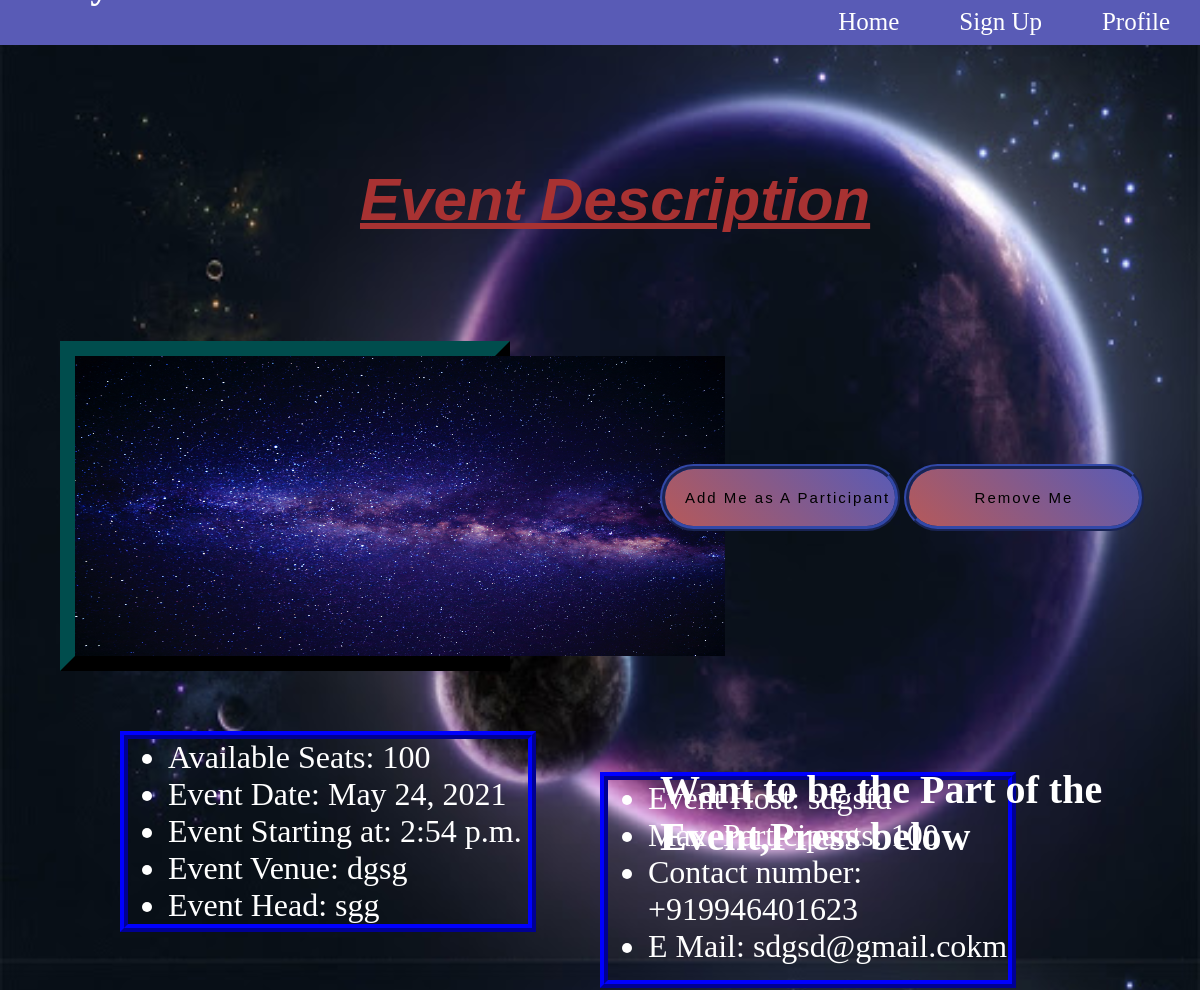
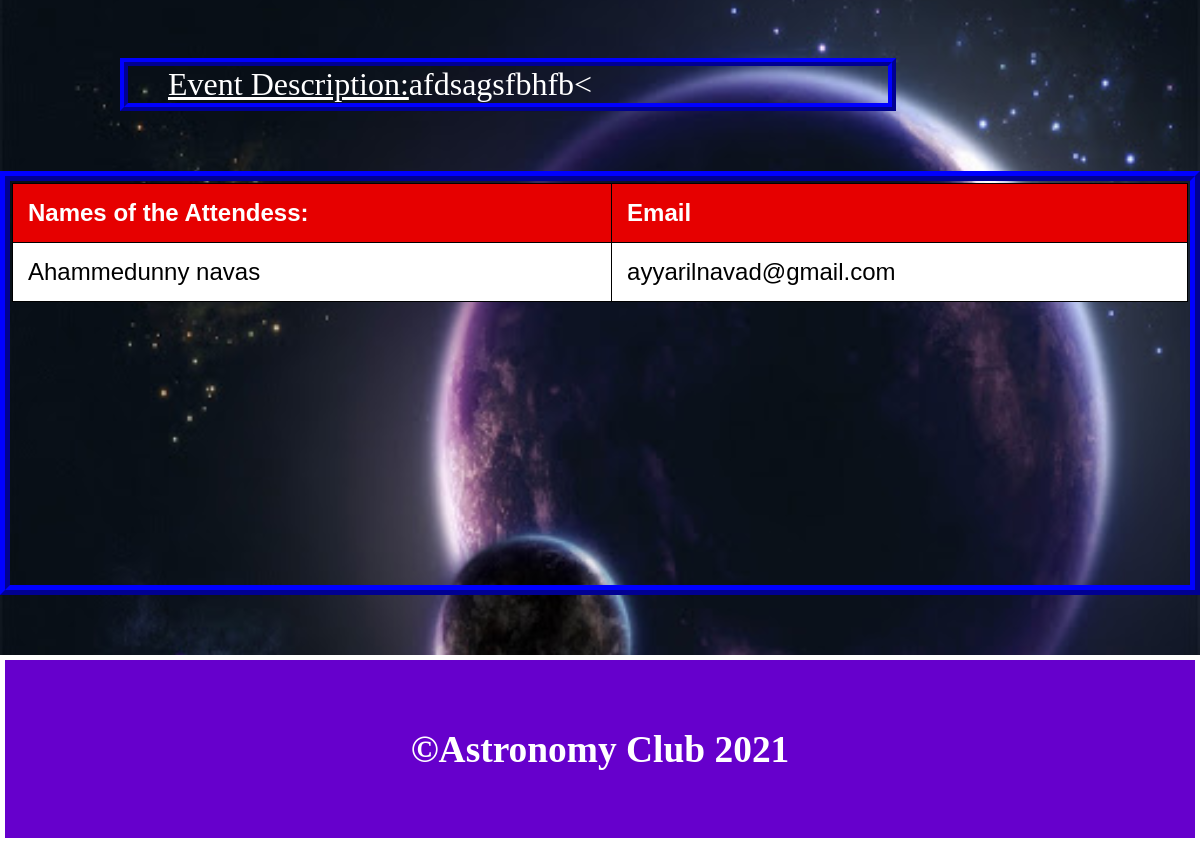
The page /event-model/6/ on the database its author committed (2 pictures, top to bottom).
### student/models.py (models this page shows, shortened)
class EventModel(models.Model):
    created_person=models.ForeignKey(settings.AUTH_USER_MODEL,on_delete=models.CASCADE,null=True)
    title=models.CharField(max_length=30)
    event_description=models.TextField()
    event_time=models.TimeField()
    event_date = models.DateField(null=True)
    total_seats=models.IntegerField()
    available_seats=models.IntegerField()
    event_venue=models.CharField(max_length=15)
    event_head=models.CharField(max_length=30,blank=True,null=True)
    contact_email=models.EmailField(blank=True,null=True)
    contact_number=PhoneField(blank=True,null=True)
    event_hosted_by=models.CharField(max_length=30,blank=True,null=True)
    event_image=models.ImageField()
    approve_admin=models.BooleanField(default=True)
    def get_add_to_cart_url(self):
        return reverse("add-to-cart",kwargs={"id":self.id})
    def get_remove_from_cart_url(self):
        return reverse("remove-from-cart",kwargs={"id":self.id})

class OrderEvent(models.Model):
    user=models.ForeignKey(settings.AUTH_USER_MODEL,on_delete=models.CASCADE)
    events=models.ForeignKey(EventModel,on_delete=models.CASCADE)
    booked=models.BooleanField(default=False)

### student/views.py (the view)
# urls.py: path('event-model/<int:id>/',DefineView,name='model-define'),
def DefineView(request,id):
    event=get_object_or_404(EventModel,id=id)
    items=OrderEvent.objects.filter(events=event,booked=True)
    context={
        'event':event,
        'items':items
    }
    return render (request,"event_description.html",context)

### student/templates/event_description.html (shortened to what this page needs)
{% load static %}
<html lang="en">
<head>
    <link rel="stylesheet" href="{% static 'css/event.css' %}">
</head>
<body >
    <h1 class="first">Astronomy Club</h1>
    <nav class="nav_bar">
      <ul class="nav">
        <li class="nav1"><a href="/profile">Profile</a></li>
        <li class="nav1"><a href="/register">Sign Up</a></li>
        <li class="nav1"><a href="/home">Home</a></li>
      </ul>
    </nav>
    <h1><u><i>Event Description</i></u></h1>
    <div class="button">
        {% if event.available_seats > 0 %}
        <a href="{{ event.get_add_to_cart_url }}"><input type="submit" value="Add Me as A Participant"></a>
        <a href="{{ event.get_remove_from_cart_url }}"><input type="submit" value="Remove Me" class="button_2"></a>
        {% else %}
        <input type="submit" value="HOUSE FUL !!!" class="button_2"></a>
        {% endif %}
    </div>
    <div class="image">
        <img src="{{ event.event_image.url }}" alt="Picture"  width="650px" height="300px">
    </div>
    <h2>Want to be the Part of the Event,Press below</h2>
            <div class="details">
                <ul id="list1">
                    {% if event.available_seats > 0 %}
                    <li>Available Seats: <p> {{ event.available_seats }} </p></li>
                    {% else %}
                    <li>Available Seats: <p>No Seats Available </p></li>
                    {% endif %}
                    <li>Event Date: <p> {{ event.event_date }} </p></li>
                    <li>Event Starting at: <p> {{ event.event_time }} </p></li>
                    <li>Event Venue: <p> {{ event.event_venue }}</p></li>
                    <li>Event Head: <p>  {{ event.event_head }} </p></li>
                </ul>
                <ul id="list2">
                    <li>Event Host: <p>  {{ event.event_hosted_by }} </p></li>
                    <li>Max. Participants: <p> {{ event.total_seats }} </p></li>
                    <li>Contact number: <p>{{ event.contact_number }} </p></li>
                    <li>E Mail: <p> {{ event.contact_email }} </p></li>
                </ul>
                <ul id="list3">
                    <li><u>Event Description:</u><p>{{ event.event_description }}</p><</li>
                </ul>
            </div>
            <div class="list">
                <table>
                    <tr><th>Names of the Attendess:</th>
                    <th>Email</th></tr>
                    {% for user in items %}
                    <tr><td>{{ user.user.first_name }} {{user.user.last_name }}</td>
                    <td>{{ user.user.email }}</td></tr>
                    {% endfor %}
                </table>
            </div>
            <footer>
                <h3>&copy;Astronomy Club 2021</h3>
            </footer>
</body>
</html>

### static/css/event.css (style rules this page uses)
body { background: url('../img/bg.jpg'); background-size: cover; margin: 0; padding: 0; }
h1 { margin-top: 10%; margin-left: 30%; font-family:'Gill Sans', 'Gill Sans MT', Calibri, 'Trebuchet MS', sans-serif; font-size: 60px; color: #a83232; }
h2 { margin-left: 55%; color: #fff; position: absolute; top: 40%; font-size: 40px; }
.image { border: 15px outset #004d4d; width: 35%; margin-left: 5%; }
p { display: inline; }
#list1 { margin-top: 5%; margin-left: 10%; font-size: xx-large; border: 8px ridge #0000e6; width: 30%; color: #fff; }
#list2 { font-size: xx-large; margin-left: 50%; margin-top: -16%; border: 8px ridge #0000e6; width: 30%; height: 25%; color: #fff; }
#list3 { font-size: xx-large; margin-top: 5%; list-style-type: none; margin-left: 10%; border: 8px ridge #0000e6; width: 60%; color: #fff; }
table { width:100%; }
table, th, td { border: 1px solid black; border-collapse: collapse; background-color: #fff; font-size: x-large; color: #000; }
th, td { padding: 15px; text-align: left; }
th { background-color:#e60000; color: white; }
.list { margin-top: 5%; border: 10px ridge #0000e6 ; padding: 2px; font: 24px/36px sans-serif; width: 98%; height: 50%; overflow: scroll; }
.button input { padding: 10px; width: 20%; border-radius: 50px; border: 5px ridge #3248a8; color: #000; font-size: 15px; letter-spacing: 2px; cursor: pointer; transition: all 0.3s ease; background: linear-gradient(-135deg, #595bb6, #b65959); position:relative; top: 190px; left: 55%; padding: 20px; }
footer { border: 5px solid #fff; text-align: center; background-color: #6600cc; padding: 30px; margin-top: 5%; color: #fff; font-size: xx-large; }
.nav_bar { margin: 0; padding: 0; overflow: hidden; background-color: #595bb6; height: 45px; }
.nav { list-style-type: none; margin: 0; padding: 0; overflow: hidden; }
.nav1 { float: right; font-size: 25px; font-family:cursive }
.nav a { display: block; color: white; text-align: center; padding: 8px 30px; text-decoration: none; }
.first { position: absolute; top: -160px; left: -440px; font-family: cursive; color: #fff; font-size: 40px; }

### rows shown on the page
EventModel: event_image (picture), available_seats "100", event_date "May 24, 2021", event_time "2:54 p.m.", event_venue "dgsg", event_head "sgg", event_hosted_by "sdgsfd", total_seats "100", contact_number "+919946401623", contact_email "sdgsd@gmail.cokm", event_description "afdsagsfbhfb"
OrderEvent: user.first_name "Ahammedunny", user.last_name "navas", user.email "ayyarilnavad@gmail.com"
